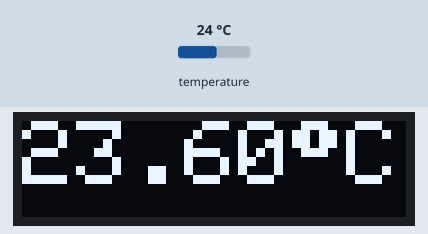
Bench run of a sketch on a simulated Arduino Uno, built with avr-gcc and run on an emulated ATmega328P. Shown: 128×32 one-colour display. Inputs (shaded band) come from the test bench; at power-on: temperature 24 °C.

Above: at 1.4 s.
1.5 s: temperature set to 12 °C
At 3.5 s:
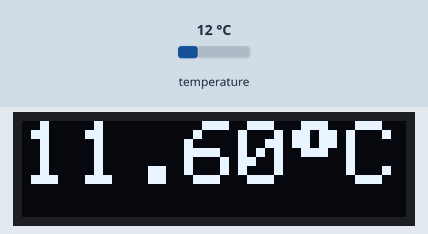
4.1 s: temperature set to 19 °C
At 5.3 s:
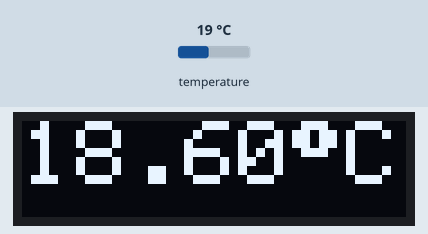
6.6 s: temperature set to 28 °C
At 8.9 s:
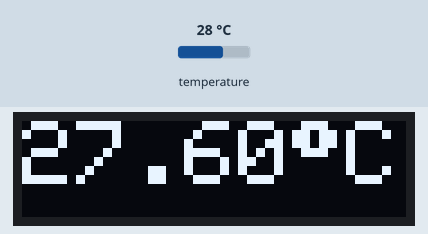
Timing chart, 0 to 10.4 s (numbered marks = the images above; inputs shaded):
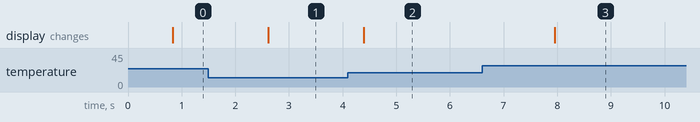

Measured:
- after the input at 1.5 s, the display: changes after 1.1 s (image 1)
- after the input at 4.1 s, the display: changes after 0.30 s (image 2)
- after the input at 6.6 s, the display: changes after 1.4 s (image 3)

The sketch:

SSD1306_and_DS18B20.ino
```cpp
/* This script prints temperature measurements
 *  made with a DS18B20 sensor to a SSD1360 Display
 *
 * it requires the following libraries:
 *   OneWire
 *   DallasTemperature
 *   Wire
 *   Adafruit_SSD1306
 */

//-------------- DS18B20 Temperature sensor ----------
#include <OneWire.h>
#include <DallasTemperature.h>

#define ONE_WIRE_BUS 8 // connect center pin of DS18B20 to this pin
#define TEMPOFFSET 0.4

// Setup a oneWire instance to communicate with any OneWire devices (not just Maxim/Dallas temperature ICs)
OneWire oneWire(ONE_WIRE_BUS);

// Pass our oneWire reference to Dallas Temperature.
DallasTemperature sensors(&oneWire);

//------------- SSD1360 Display ---------------------
#include <Wire.h>
#include <Adafruit_SSD1306.h>

#define SCREEN_WIDTH 128 // OLED display width, in pixels
#define SCREEN_HEIGHT 32 // OLED display height, in pixels

// SSD1306 is has to be connected to I2C (SDA, SCL pins)
// Arduino UNO/Nano/ProMini:       A4(SDA), A5(SCL)
#define OLED_RESET     -1 // Reset pin # (or -1 if sharing Arduino reset pin)
#define SCREEN_ADDRESS 0x3C ///< See datasheet: 0x3C for 128x32
Adafruit_SSD1306 display(SCREEN_WIDTH, SCREEN_HEIGHT, &Wire, OLED_RESET);

//--------------------- setup -------------------
void setup() {
  Serial.begin(9600);

  // ---- DS18B20 Temperature sensor ----
  sensors.begin();

  // ---- SSD1306 OLED Diplay ----
  if(!display.begin(SSD1306_SWITCHCAPVCC, SCREEN_ADDRESS)) {
    Serial.println(F("SSD1306 allocation failed"));
    for(;;); // Don't proceed, loop forever
  }

  // lower display brightness
  display.ssd1306_command(SSD1306_SETCONTRAST);
  display.ssd1306_command(1);

  // clear display buffer
  display.clearDisplay();

  display.setTextColor(SSD1306_WHITE);
  display.setCursor(0,0);
  display.setTextSize(3);
  display.println("Ahoi!");
  display.display();
}

//---------------------------------------

float get_temperature(){
  sensors.requestTemperatures();
  float tempC = sensors.getTempCByIndex(0);
  if(tempC == DEVICE_DISCONNECTED_C){
    tempC = -99;
  }else{
    tempC = tempC-TEMPOFFSET;
  }
  return tempC;

}

void display_temperature(){
  display.clearDisplay();
  display.setCursor(0,0);
  display.print(get_temperature());
  display.print((char)247);
  display.println('C');
  display.display();

}

void loop() {
  display_temperature();
  delay(1000);
}
```
